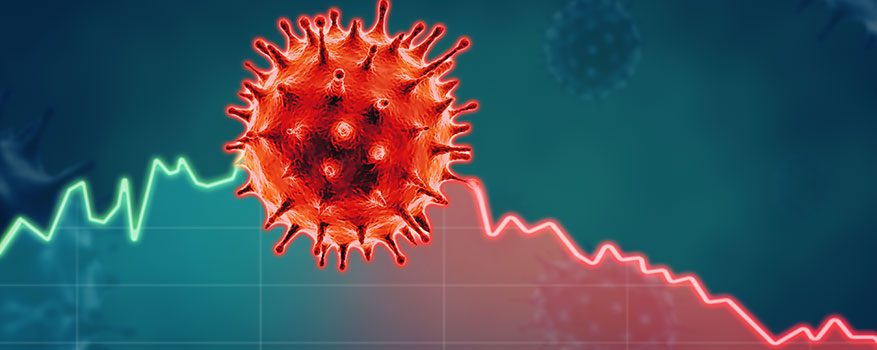
#> input picture frontend/Brex/src/assets/images/coronavirus.jpg, 877 x 350 px, given in place of the camera
$ python OpenCVTest_find_color.py
#> lines starting #> are read from the running program, lines starting #| are printed output that depends on the picture; after the words box and inside, x2 and y2 are one past the last pixel; in counts of white or black regions, pixels touching at a corner belong together
import time
import random
import numpy as np
import matplotlib.pyplot as plt
import cv2
from sklearn.cluster import KMeans


def find_histogram(clt):
    numLabels = np.arange(0, len(np.unique(clt.labels_)) + 1)
    (hist, _) = np.histogram(clt.labels_, bins=numLabels)
    hist = hist.astype("float")
    hist /= hist.sum()
    return hist


# open video from file
#cap = cv2.VideoCapture("../videos/correct_short_1.mp4")
# open webcam directly
cap = cv2.VideoCapture(0)


time.sleep(3)
_, frame = cap.read()
#> frame is the input picture: shape (350, 877, 3); mean B, G, R 91.1, 82, 68.2
mask = np.zeros(frame.shape[:2],np.uint8)   # img.shape[:2] = (480, 640)

bgdModel = np.zeros((1,65),np.float64)
fgdModel = np.zeros((1,65),np.float64)

rect = (int(frame.shape[1]/3),10,250,470)
#> rect = (292, 10, 250, 470)

start_time = time.time()
# this modifies mask
cv2.grabCut(frame,mask,rect,bgdModel,fgdModel,5,cv2.GC_INIT_WITH_RECT)
print("--- GrapCut takes %s seconds ---" % (time.time() - start_time))

# If mask==2 or mask== 1, mask2 get 0, other wise it gets 1 as 'uint8' type.
mask2 = np.where((mask==2)|(mask==0),0,1).astype('uint8')

# adding additional dimension for rgb to the mask, by default it gets 1
# multiply it with input image to get the segmented image
img_cut = frame*mask2[:,:,np.newaxis]
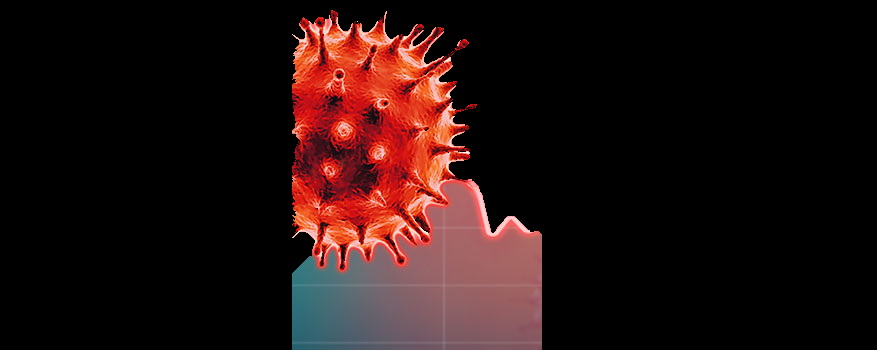
#> img_cut: shape (350, 877, 3); mean B, G, R 15.4, 16.4, 34.6
cv2.imshow('rgb_img', img_cut)
rgb_img = cv2.cvtColor(img_cut, cv2.COLOR_BGR2RGB)

rgb_img = rgb_img.reshape((rgb_img.shape[0] * rgb_img.shape[1],3)) #represent as row*column,channel number
clt = KMeans(n_clusters=4) #cluster number
clt.fit(rgb_img)
hist = find_histogram(clt)
color = clt.cluster_centers_[1]


# save most right position of chest and stomach
mostRightChest = -1
mostRightStomach = -1

frameCount = 0
# initialize variables for chest and stomach positions
chestMeansArray = []
stomachMeansArray = []
chestDiffArray = []
stomachDiffArray = []
totalChestMean = 0.0
totalStomachMean = 0.0

while(cap.isOpened()):
    ret, frame = cap.read()
    if frame is None:
        print("No frame available")
        break
    frameCount += 1
    # skip every 2nd frame for performance reasons
    if frameCount % 2 == 0:
        continue
    # get dimensions
    imageHeight, imageWidth = frame.shape[:2]
#> imageHeight = 350; imageWidth = 877
    imageCenterY = int(imageHeight / 2)
#> imageCenterY = 175

    # initialize chest and stomach positions at 3/4 to the right (first guess)
    if totalChestMean == 0:
        totalChestMean = 3*imageWidth/4
#> totalChestMean = 657.8
    if totalStomachMean == 0:
        totalStomachMean = 3*imageWidth/4
#> totalStomachMean = 657.8

    colormode = "AUTO"
    #colormode = "RED"
    #colormode = "GRAY"
    thresh = frame

    # Alternative 1: find black body
    if colormode == "GRAY":
        gray = cv2.cvtColor(frame, cv2.COLOR_BGR2GRAY)
        ret, thresh = cv2.threshold(gray, 75, 255, 0)

    # Alternative 2: find red body
    if colormode == "RED":
        blurred_frame = cv2.GaussianBlur(frame, (31, 31), 5)
        hsv = cv2.cvtColor(blurred_frame, cv2.COLOR_BGR2HSV)
        # lower mask (0-10)
        lower_red = np.array([0, 100, 50])
        upper_red = np.array([10, 255, 255])
        mask0 = cv2.inRange(hsv, lower_red, upper_red)
        # upper mask (170-180)
        lower_red = np.array([170, 100, 50])
        upper_red = np.array([180, 255, 255])
        mask1 = cv2.inRange(hsv, lower_red, upper_red)
        # join my masks
        mask = mask0 + mask1
        thresh = cv2.bitwise_not(mask)

    if colormode == "AUTO":
        H = color[0]
        #print(color)
        blurred_frame = cv2.GaussianBlur(frame, (31, 31), 5)
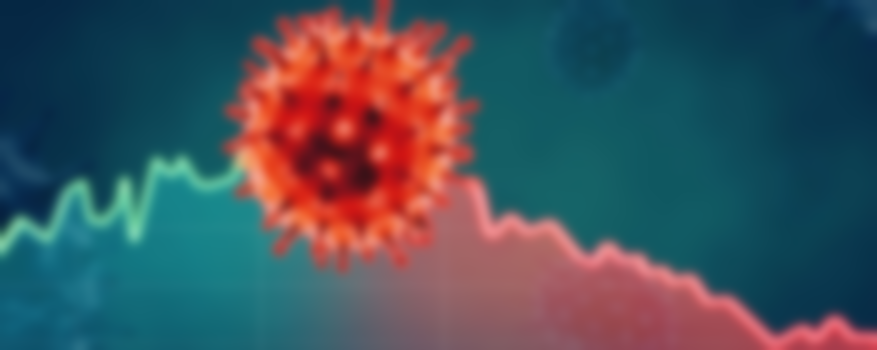
#> blurred_frame: shape (350, 877, 3); mean B, G, R 91.1, 82, 68.2
        hsv = cv2.cvtColor(blurred_frame, cv2.COLOR_BGR2HSV)
#> hsv: shape (350, 877, 3); mean H, S, V 95, 185.6, 121.8
        # lower mask (0-10)
        lower_red = np.array([int(H), 100, 50])
        upper_red = np.array([int(H*1.10), 255, 255])
        mask0 = cv2.inRange(hsv, lower_red, upper_red)
#> mask0: shape (350, 877); every value is 0
        # upper mask (170-180)
        lower_red = np.array([int(H*0.9), 100, 50])
        upper_red = np.array([int(H), 255, 255])
        mask1 = cv2.inRange(hsv, lower_red, upper_red)
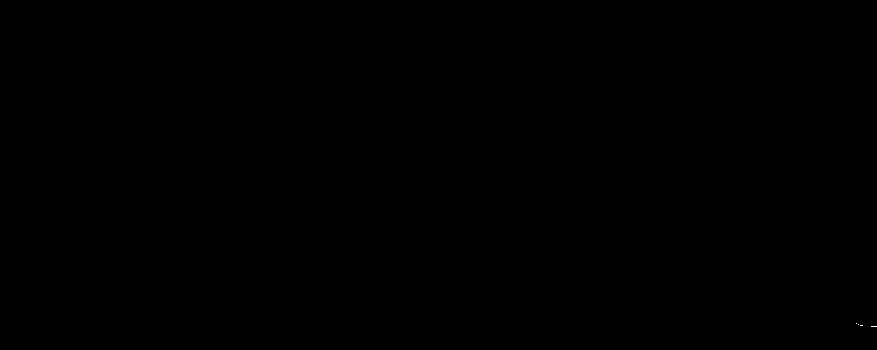
#> mask1: shape (350, 877); 0% white in thin lines or dots, all inside (x1, y1, x2, y2) = (856, 323, 877, 327)
        # join my masks
        mask = mask0 + mask1
        thresh = cv2.bitwise_not(mask)


    cv2.imshow('thresh', img_cut)

    # find contours from threshold
    contours, hierarchy = cv2.findContours(thresh, cv2.RETR_TREE, cv2.CHAIN_APPROX_NONE)
#> contours = 4 contours, 3 with area under 20; largest, box (x1, y1, x2, y2) and area: (0, 0, 877, 350) 305713

    # find largest contours
    areas = [cv2.contourArea(cnt) for cnt in contours]
#> areas = [305713, 6, 2, 2]
    index_largest_area = np.argmax(areas)
#> index_largest_area = 0
    largest_contour = contours[index_largest_area]
#> largest_contour = contour of 2460 points, box (x1, y1, x2, y2) (0, 0, 877, 350), area 305713
    # [7 lines of commented-out code are left out]
    contour_points = np.squeeze(largest_contour)
#> contour_points = 2460 pairs, first value 0 to 876, second value 0 to 349
    # find right half of points
    xContour = contour_points[:, 0]
#> xContour = 2460 values, max 876 at index 1225, min 0 at index 0, mean 439.8
    xMedian = np.median(xContour)
#> xMedian = 440.5
    contourRight = np.array([point for point in contour_points if point[0] > xMedian])
#> contourRight = 1230 pairs, first value 441 to 876, second value 0 to 349
    # get top and bottom
    yContour = contourRight[:, 1]
#> yContour = 1230 values, max 349 at index 0, min 0 at index 794, mean 175.7
    yTop = np.min(yContour)
#> yTop = 0
    yBottom = np.max(yContour)
#> yBottom = 349
    # remove top and bottom 20 pixels
    contourRight = np.array([point for point in contourRight if point[1] > yTop+20 and point[1] < yBottom - 20])
#> contourRight = 318 pairs, first value 870 to 876, second value 21 to 328

    # separate chest and stomach
    contourChest = np.array([point for point in contourRight if point[1] <= imageCenterY])
#> contourChest = 155 pairs, first value 876 to 876, second value 21 to 175
    contourStomach = np.array([point for point in contourRight if point[1] > imageCenterY])
#> contourStomach = 163 pairs, first value 870 to 876, second value 176 to 328
    cv2.polylines(frame, [contourChest], False, (255, 0, 0), 2)
    cv2.polylines(frame, [contourStomach], False, (0, 255, 0), 2)

    # get mean chest and stomach position (horizontal)
    xChest = contourChest[:, 0]
#> xChest = 155 values from 876 to 876
    xStomach = contourStomach[:, 0]
#> xStomach = 163 values, max 876 at index 0, min 870 at index 7, mean 875.8
    xChestMean = int(np.mean(xChest))
#> xChestMean = 876
    xStomachMean = int(np.mean(xStomach))
#> xStomachMean = 875
    cv2.line(frame, (xChestMean, 20), (xChestMean, imageCenterY), (0, 0, 255), 2)
    cv2.line(frame, (xStomachMean, imageCenterY), (xStomachMean, imageHeight-20), (0, 0, 255), 2)
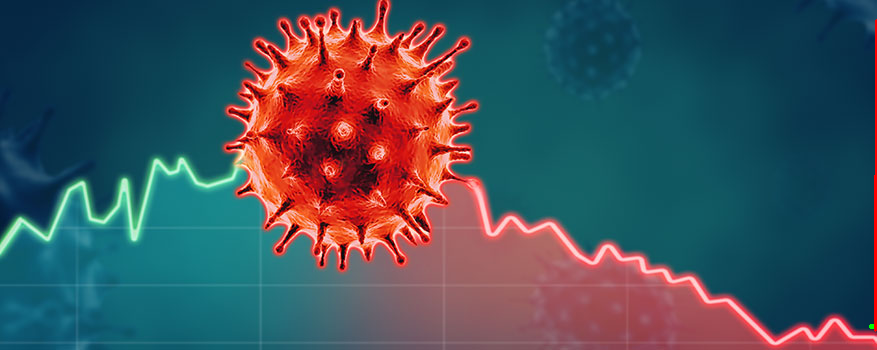
#> frame: shape (350, 877, 3); mean B, G, R 90.9, 81.9, 68.9

    # save chest and stomach means
    chestMeansArray.append(xChestMean)
    stomachMeansArray.append(xStomachMean)

    # update mean of means with soft step (or just mean for first 100 frames)
    if frameCount < 100:
        totalChestMean = np.mean(chestMeansArray)
#> totalChestMean = 876
        totalStomachMean = np.mean(stomachMeansArray)
#> totalStomachMean = 875
    else:
        updateFactor = 0.02
        totalChestMean = updateFactor * xChestMean + (1-updateFactor) * totalChestMean
        totalStomachMean = updateFactor * xStomachMean + (1 - updateFactor) * totalStomachMean

    cv2.line(frame, (int(totalChestMean), 20), (int(totalChestMean), imageCenterY), (0, 0, 255), 1)
    cv2.line(frame, (int(totalStomachMean), imageCenterY), (int(totalStomachMean), imageHeight - 20), (0, 0, 255), 1)

    # draw circles for chest and stomach breathing
    chestCenter = int(totalChestMean + 80)
#> chestCenter = 956
    chestRadius = chestCenter - xChestMean
#> chestRadius = 80
    stomachCenter = int(totalStomachMean + 80)
#> stomachCenter = 955
    stomachRadius = stomachCenter - xStomachMean
#> stomachRadius = 80
    if chestRadius<0 or stomachRadius<0:
        continue
    # add overlay for transparency of circles
    overlay = frame.copy()
    alpha = 0.4
    cv2.circle(overlay, (chestCenter, int(imageHeight/4)), chestRadius, (255, 0, 0), -1)
#> overlay: shape (350, 877, 3); under 0.01% of pixels changed, all inside (x1, y1, x2, y2) = (876, 87, 877, 88)
    cv2.circle(overlay, (stomachCenter, int(3*imageHeight/4)), stomachRadius, (0, 255, 0), -1)
#> overlay: shape (350, 877, 3); mean B, G, R 90.9, 81.9, 68.8
    frame = cv2.addWeighted(overlay, alpha, frame, 1-alpha, 0)

    # save diff of chest and stomach (= total mean - current)
    chestDiff = totalChestMean - xChestMean
#> chestDiff = 0
    chestDiffArray.append(chestDiff)
    stomachDiff = totalStomachMean - xStomachMean
#> stomachDiff = 0
    stomachDiffArray.append(stomachDiff)

    # check which part has a larger diff
    # (average over last 20 frames)
    chestDiffAvg = np.mean(chestDiffArray[-20:])
#> chestDiffAvg = 0
    stomachDiffAvg = np.mean(stomachDiffArray[-20:])
#> stomachDiffAvg = 0
    breatheCorrect = (abs(stomachDiffAvg) > abs(chestDiffAvg))
#> breatheCorrect = False

    if breatheCorrect:
        cv2.circle(frame, (50, 50), 10, (0, 255, 0), -1)

    cv2.imshow('contours right half', thresh)
    cv2.imshow('contours right half', frame)

    # close video with 'q' key
    if cv2.waitKey(1) & 0xFF == ord('q'):
#> (key q is pressed here)
        break

cap.release()
cv2.destroyAllWindows()
print("Total frames:",frameCount)

# PLOTS
# create an array with frame numbers, since we skipped every 2nd one
frameArray = 2*np.array(range(len(chestMeansArray)))
#> frameArray = [0]
# plot means of chest and stomach position
chestPlot = plt.plot(frameArray, chestMeansArray, label="Chest")
#> chestPlot = 1 item
stomachPlot = plt.plot(frameArray, stomachMeansArray, label="Stomach")
#> stomachPlot = 1 item
# clip ymax, because of stupid peaks
_, _, ymin, ymax = plt.axis()
plt.ylim([ymin, min(ymax, int(3*imageWidth/4))])
plt.legend()
plt.title("Current horizontal position")
plt.ylabel("Horizontal position [pixels]")
plt.xlabel("Frame")
plt.show()
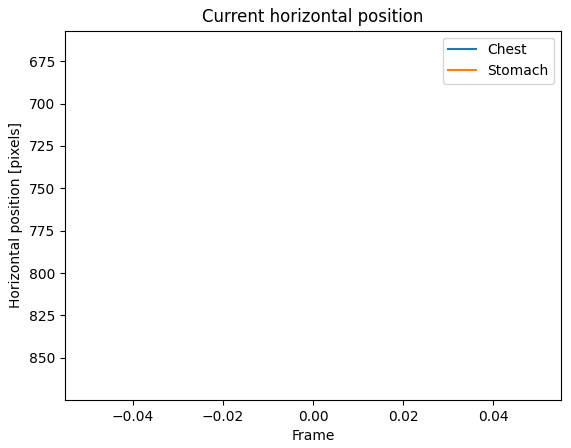
#> figure drawn by matplotlib, 1 panel
# plot means of chest and stomach position
chestPlot = plt.plot(frameArray, chestDiffArray, label="Chest")
stomachPlot = plt.plot(frameArray, stomachDiffArray, label="Stomach")
plt.legend()
plt.title("Difference between current position and mean position")
plt.ylabel("Horizontal position [pixels]")
plt.xlabel("Frame")
plt.show()
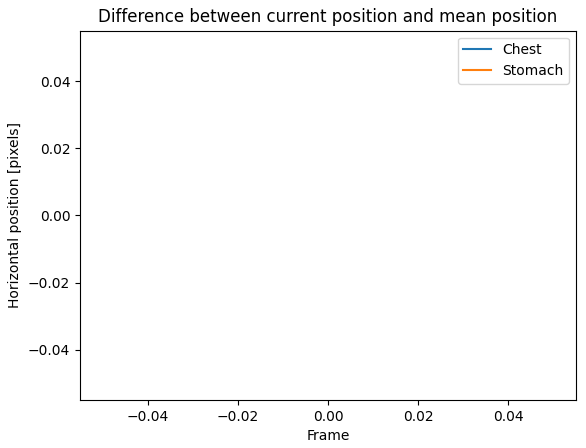
#> figure drawn by matplotlib, 1 panel
